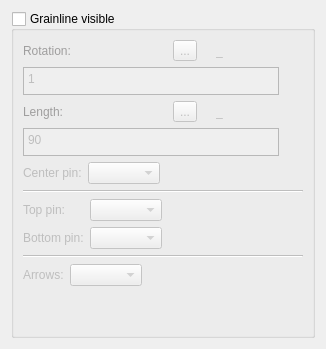
     <widget class="QWidget" name="tabGrainline">
      <attribute name="title">
       <string>Grainline</string>
      </attribute>
      <layout class="QVBoxLayout" name="verticalLayout_13">
       <item>
        <widget class="QGroupBox" name="groupBoxGrainline">
         <property name="title">
          <string>Grainline visible</string>
         </property>
         <property name="checkable">
          <bool>true</bool>
         </property>
         <property name="checked">
          <bool>false</bool>
         </property>
         <layout class="QVBoxLayout" name="verticalLayout_10">
          <item>
           <layout class="QHBoxLayout" name="horizontalLayout_11">
            <item alignment="Qt::AlignLeft">
             <widget class="QLabel" name="labelEditRot">
              <property name="sizePolicy">
               <sizepolicy hsizetype="Fixed" vsizetype="Preferred">
                <horstretch>0</horstretch>
                <verstretch>0</verstretch>
               </sizepolicy>
              </property>
              <property name="palette">
               <palette>
                <active>
                 <colorrole role="WindowText">
                  <brush brushstyle="SolidPattern">
                   <color alpha="255">
                    <red>255</red>
                    <green>0</green>
                    <blue>0</blue>
                   </color>
                  </brush>
                 </colorrole>
                </active>
                <inactive>
                 <colorrole role="WindowText">
                  <brush brushstyle="SolidPattern">
                   <color alpha="255">
                    <red>255</red>
                    <green>0</green>
                    <blue>0</blue>
                   </color>
                  </brush>
                 </colorrole>
                </inactive>
                <disabled>
                 <colorrole role="WindowText">
                  <brush brushstyle="SolidPattern">
                   <color alpha="255">
                    <red>159</red>
                    <green>158</green>
                    <blue>158</blue>
                   </color>
                  </brush>
                 </colorrole>
                </disabled>
               </palette>
              </property>
              <property name="text">
               <string>Rotation:</string>
              </property>
             </widget>
            </item>
            <item>
             <spacer name="horizontalSpacer_4">
              <property name="orientation">
               <enum>Qt::Horizontal</enum>
              </property>
              <property name="sizeHint" stdset="0">
               <size>
                <width>40</width>
                <height>20</height>
               </size>
              </property>
             </spacer>
            </item>
            <item alignment="Qt::AlignRight">
             <widget class="QToolButton" name="pushButtonRot">
              <property name="toolTip">
               <string>Formula wizard</string>
              </property>
              <property name="text">
               <string notr="true">...</string>
              </property>
              <property name="icon">
               <iconset resource="../../../../vmisc/share/resources/icon.qrc">
                <normaloff>:/icon/24x24/fx.png</normaloff>:/icon/24x24/fx.png</iconset>
              </property>
              <property name="iconSize">
               <size>
                <width>24</width>
                <height>24</height>
               </size>
              </property>
             </widget>
            </item>
            <item alignment="Qt::AlignRight">
             <widget class="QLabel" name="labelEqual">
              <property name="text">
               <string/>
              </property>
              <property name="pixmap">
               <pixmap resource="../../../../vmisc/share/resources/icon.qrc">:/icon/24x24/equal.png</pixmap>
              </property>
             </widget>
            </item>
            <item alignment="Qt::AlignRight">
             <widget class="QLabel" name="labelRot">
              <property name="sizePolicy">
               <sizepolicy hsizetype="Fixed" vsizetype="Preferred">
                <horstretch>0</horstretch>
                <verstretch>0</verstretch>
               </sizepolicy>
              </property>
              <property name="minimumSize">
               <size>
                <width>87</width>
                <height>0</height>
               </size>
              </property>
              <property name="baseSize">
               <size>
                <width>0</width>
                <height>0</height>
               </size>
              </property>
              <property name="toolTip">
               <string>Value</string>
              </property>
              <property name="text">
               <string notr="true">_</string>
              </property>
             </widget>
            </item>
           </layout>
          </item>
          <item>
           <layout class="QHBoxLayout" name="horizontalLayout_12">
            <item>
             <widget class="QPlainTextEdit" name="lineEditRotFormula">
              <property name="sizePolicy">
               <sizepolicy hsizetype="Expanding" vsizetype="Preferred">
                <horstretch>0</horstretch>
                <verstretch>0</verstretch>
               </sizepolicy>
              </property>
              <property name="maximumSize">
               <size>
                <width>16777215</width>
                <height>28</height>
               </size>
              </property>
              <property name="toolTip">
               <string>Calculation</string>
              </property>
              <property name="tabChangesFocus">
               <bool>true</bool>
              </property>
              <property name="plainText">
               <string notr="true">1</string>
              </property>
             </widget>
            </item>
            <item>
             <widget class="QPushButton" name="pushButtonShowRot">
              <property name="maximumSize">
               <size>
                <width>18</width>
                <height>18</height>
               </size>
              </property>
              <property name="sizeIncrement">
               <size>
                <width>0</width>
                <height>0</height>
               </size>
              </property>
              <property name="toolTip">
               <string>&lt;html&gt;&lt;head/&gt;&lt;body&gt;&lt;p&gt;Show full calculation in message box&lt;/p&gt;&lt;/body&gt;&lt;/html&gt;</string>
              </property>
              <property name="text">
               <string notr="true"/>
              </property>
              <property name="icon">
               <iconset theme="go-down">
                <normaloff>.</normaloff>.</iconset>
              </property>
              <property name="iconSize">
               <size>
                <width>16</width>
                <height>16</height>
               </size>
              </property>
              <property name="flat">
               <bool>true</bool>
              </property>
             </widget>
            </item>
           </layout>
          </item>
          <item>
           <layout class="QHBoxLayout" name="horizontalLayout_13">
            <item alignment="Qt::AlignLeft">
             <widget class="QLabel" name="labelEditLen">
              <property name="sizePolicy">
               <sizepolicy hsizetype="Fixed" vsizetype="Preferred">
                <horstretch>0</horstretch>
                <verstretch>0</verstretch>
               </sizepolicy>
              </property>
              <property name="palette">
               <palette>
                <active>
                 <colorrole role="WindowText">
                  <brush brushstyle="SolidPattern">
                   <color alpha="255">
                    <red>255</red>
                    <green>0</green>
                    <blue>0</blue>
                   </color>
                  </brush>
                 </colorrole>
                </active>
                <inactive>
                 <colorrole role="WindowText">
                  <brush brushstyle="SolidPattern">
                   <color alpha="255">
                    <red>255</red>
                    <green>0</green>
                    <blue>0</blue>
                   </color>
                  </brush>
                 </colorrole>
                </inactive>
                <disabled>
                 <colorrole role="WindowText">
                  <brush brushstyle="SolidPattern">
                   <color alpha="255">
                    <red>159</red>
                    <green>158</green>
                    <blue>158</blue>
                   </color>
                  </brush>
                 </colorrole>
                </disabled>
               </palette>
              </property>
              <property name="text">
               <string>Length:</string>
              </property>
             </widget>
            </item>
            <item>
             <spacer name="horizontalSpacer_5">
              <property name="orientation">
               <enum>Qt::Horizontal</enum>
              </property>
              <property name="sizeHint" stdset="0">
               <size>
                <width>40</width>
                <height>20</height>
               </size>
              </property>
             </spacer>
            </item>
            <item alignment="Qt::AlignRight">
             <widget class="QToolButton" name="pushButtonLen">
              <property name="toolTip">
               <string>Formula wizard</string>
              </property>
              <property name="text">
               <string notr="true">...</string>
              </property>
              <property name="icon">
               <iconset resource="../../../../vmisc/share/resources/icon.qrc">
                <normaloff>:/icon/24x24/fx.png</normaloff>:/icon/24x24/fx.png</iconset>
              </property>
              <property name="iconSize">
               <size>
                <width>24</width>
                <height>24</height>
               </size>
              </property>
             </widget>
            </item>
            <item alignment="Qt::AlignRight">
             <widget class="QLabel" name="labelEqual_2">
              <property name="text">
               <string/>
              </property>
              <property name="pixmap">
               <pixmap resource="../../../../vmisc/share/resources/icon.qrc">:/icon/24x24/equal.png</pixmap>
              </property>
             </widget>
            </item>
            <item alignment="Qt::AlignRight">
             <widget class="QLabel" name="labelLen">
              <property name="sizePolicy">
               <sizepolicy hsizetype="Fixed" vsizetype="Preferred">
                <horstretch>0</horstretch>
                <verstretch>0</verstretch>
               </sizepolicy>
              </property>
              <property name="minimumSize">
               <size>
                <width>87</width>
                <height>0</height>
               </size>
              </property>
              <property name="baseSize">
               <size>
                <width>0</width>
                <height>0</height>
               </size>
              </property>
              <property name="toolTip">
               <string>Value</string>
              </property>
              <property name="text">
               <string notr="true">_</string>
              </property>
             </widget>
            </item>
           </layout>
          </item>
          <item>
           <layout class="QHBoxLayout" name="horizontalLayout_14">
            <item>
             <widget class="QPlainTextEdit" name="lineEditLenFormula">
              <property name="sizePolicy">
               <sizepolicy hsizetype="Expanding" vsizetype="Preferred">
                <horstretch>0</horstretch>
                <verstretch>0</verstretch>
               </sizepolicy>
              </property>
              <property name="maximumSize">
               <size>
                <width>16777215</width>
                <height>28</height>
               </size>
              </property>
              <property name="toolTip">
               <string>Calculation</string>
              </property>
              <property name="tabChangesFocus">
               <bool>true</bool>
              </property>
              <property name="plainText">
               <string notr="true">90</string>
              </property>
             </widget>
            </item>
            <item>
             <widget class="QPushButton" name="pushButtonShowLen">
              <property name="maximumSize">
               <size>
                <width>18</width>
                <height>18</height>
               </size>
              </property>
              <property name="sizeIncrement">
               <size>
                <width>0</width>
                <height>0</height>
               </size>
              </property>
              <property name="toolTip">
               <string>&lt;html&gt;&lt;head/&gt;&lt;body&gt;&lt;p&gt;Show full calculation in message box&lt;/p&gt;&lt;/body&gt;&lt;/html&gt;</string>
              </property>
              <property name="text">
               <string notr="true"/>
              </property>
              <property name="icon">
               <iconset theme="go-down">
                <normaloff>.</normaloff>.</iconset>
              </property>
              <property name="iconSize">
               <size>
                <width>16</width>
                <height>16</height>
               </size>
              </property>
              <property name="flat">
               <bool>true</bool>
              </property>
             </widget>
            </item>
           </layout>
          </item>
          <item>
           <layout class="QFormLayout" name="formLayout_8">
            <property name="fieldGrowthPolicy">
             <enum>QFormLayout::ExpandingFieldsGrow</enum>
            </property>
            <item row="0" column="0">
             <widget class="QLabel" name="labelCenter">
              <property name="text">
               <string>Center pin:</string>
              </property>
             </widget>
            </item>
            <item row="0" column="1">
             <widget class="QComboBox" name="comboBoxGrainlineCenterPin"/>
            </item>
           </layout>
          </item>
          <item>
           <widget class="Line" name="line">
            <property name="orientation">
             <enum>Qt::Horizontal</enum>
            </property>
           </widget>
          </item>
          <item>
           <layout class="QFormLayout" name="formLayout_7">
            <property name="fieldGrowthPolicy">
             <enum>QFormLayout::ExpandingFieldsGrow</enum>
            </property>
            <item row="0" column="0">
             <widget class="QLabel" name="labelGrainlineTopPin">
              <property name="text">
               <string>Top pin:</string>
              </property>
             </widget>
            </item>
            <item row="0" column="1">
             <widget class="QComboBox" name="comboBoxGrainlineTopPin"/>
            </item>
            <item row="1" column="0">
             <widget class="QLabel" name="labelGrainlineBottomPin">
              <property name="text">
               <string>Bottom pin:</string>
              </property>
             </widget>
            </item>
            <item row="1" column="1">
             <widget class="QComboBox" name="comboBoxGrainlineBottomPin"/>
            </item>
           </layout>
          </item>
          <item>
           <widget class="Line" name="line_2">
            <property name="orientation">
             <enum>Qt::Horizontal</enum>
            </property>
           </widget>
          </item>
          <item>
           <layout class="QFormLayout" name="formLayout">
            <property name="fieldGrowthPolicy">
             <enum>QFormLayout::ExpandingFieldsGrow</enum>
            </property>
            <item row="0" column="0">
             <widget class="QLabel" name="labelEditLen_2">
              <property name="sizePolicy">
               <sizepolicy hsizetype="Fixed" vsizetype="Preferred">
                <horstretch>0</horstretch>
                <verstretch>0</verstretch>
               </sizepolicy>
              </property>
              <property name="text">
               <string>Arrows:</string>
              </property>
             </widget>
            </item>
            <item row="0" column="1">
             <widget class="QComboBox" name="comboBoxArrow"/>
            </item>
           </layout>
          </item>
          <item>
           <spacer name="verticalSpacer_2">
            <property name="orientation">
             <enum>Qt::Vertical</enum>
            </property>
            <property name="sizeHint" stdset="0">
             <size>
              <width>20</width>
              <height>40</height>
             </size>
            </property>
           </spacer>
          </item>
         </layout>
        </widget>
       </item>
      </layout>
     </widget>
